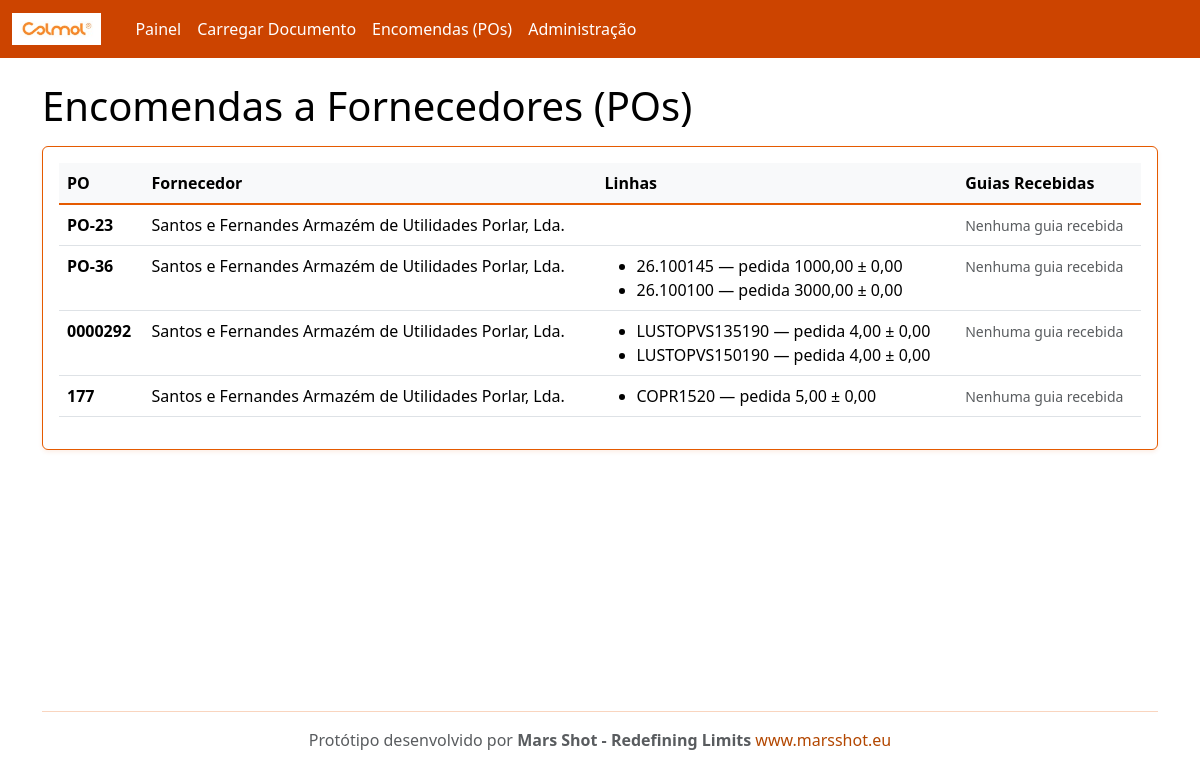
Before: /po/ with the older database file.
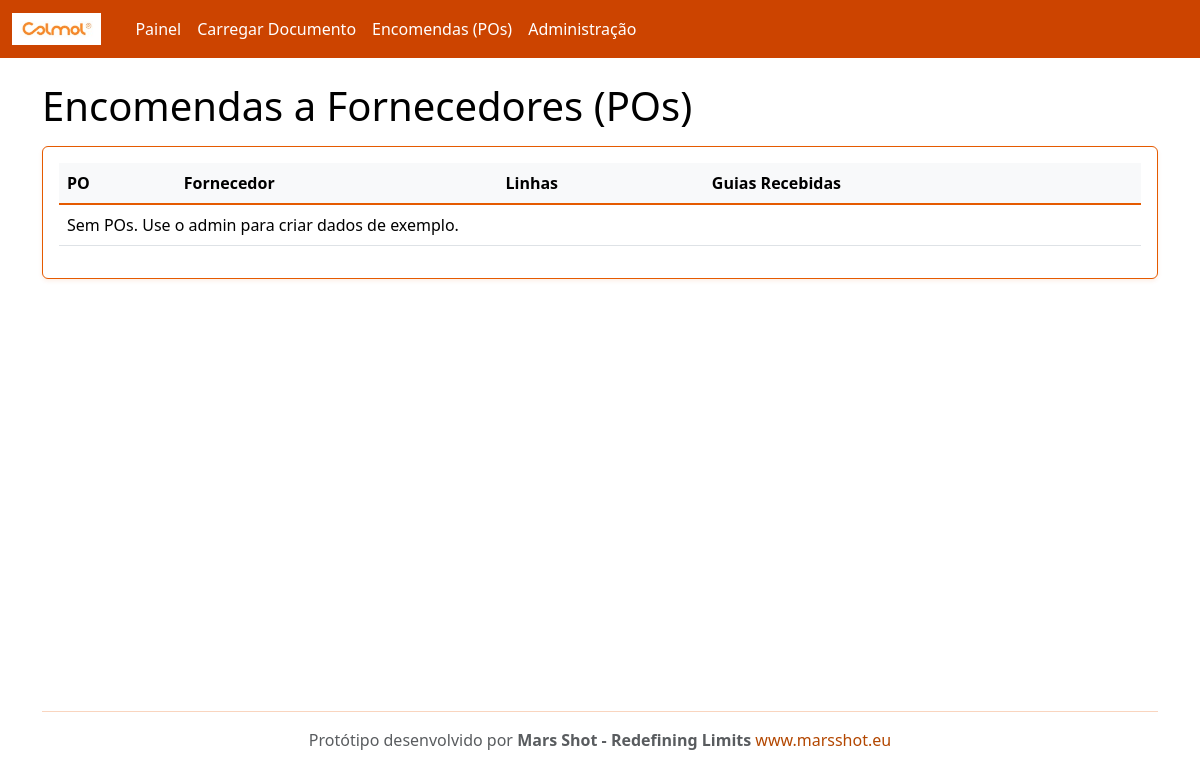
After: the same page with the newer database file.
### rececao/models.py (models this page shows, shortened)
class PurchaseOrder(models.Model):
    number = models.CharField(max_length=100, unique=True)
    supplier = models.ForeignKey(Supplier, on_delete=models.CASCADE, related_name='purchase_orders')
    created_at = models.DateTimeField(auto_now_add=True)
    @property
    def is_complete(self):
        lines = self.lines.all()
        if not lines.exists():
            return False
        return all(line.is_complete for line in lines)

class Supplier(models.Model):
    name = models.CharField(max_length=200, unique=True)
    email = models.EmailField(blank=True, null=True)
    code = models.CharField(max_length=50, unique=True)

class POLine(models.Model):
    po = models.ForeignKey(PurchaseOrder, on_delete=models.CASCADE, related_name='lines')
    internal_sku = models.CharField(max_length=120)  # código interno Colmol
    description = models.CharField(max_length=255, blank=True)
    unit = models.CharField(max_length=20, default='UN')
    qty_ordered = models.DecimalField(max_digits=12, decimal_places=2)
    qty_received = models.DecimalField(max_digits=12, decimal_places=2, default=0)
    tolerance = models.DecimalField(max_digits=6, decimal_places=2, default=0)  # tolerância admitida
    class Meta:
        unique_together = ('po','internal_sku')
    @property
    def qty_remaining(self):
        return self.qty_ordered - self.qty_received
    @property
    def is_complete(self):
        return self.qty_remaining <= 0

### rececao/views.py (the view)
# urls.py: path('po/', views.po_list, name='po_list'),
def po_list(request):
    from django.db.models import Prefetch
    from .models import InboundDocument
    pos = PurchaseOrder.objects.all().order_by('-id').prefetch_related(
        'lines',
        Prefetch(
            'inbound_docs',
            queryset=InboundDocument.objects.filter(doc_type='GR').order_by('-received_at'),
            to_attr='guias_remessa'
        )
    )
    return render(request, 'po_list.html', {'pos': pos})

### templates/po_list.html (shortened to what this page needs)
{% extends "base.html" %}
{% block content %}
<h1>Encomendas a Fornecedores (POs)</h1>
<div class="card p-3 mt-3">
  <table class="table table-hover">
    <thead><tr><th>PO</th><th>Fornecedor</th><th>Linhas</th><th>Guias Recebidas</th></tr></thead>
    <tbody>
      {% for p in pos %}
      <tr>
        <td>
          <strong>{{ p.number }}</strong>
        </td>
        <td>{{ p.supplier.name }}</td>
        <td>
          <ul class="mb-0">
          {% for l in p.lines.all %}
            <li>
              {{ l.internal_sku }} — pedida {{ l.qty_ordered|floatformat:2 }} ± {{ l.tolerance|floatformat:2 }}
            </li>
          {% endfor %}
          </ul>
        </td>
        <td>
          {% if p.guias_remessa %}
            <ul class="mb-0">
            {% for guia in p.guias_remessa %}
              <li>
                <a href="/inbound/{{ guia.id }}/" class="text-decoration-none">
                  {{ guia.get_doc_type_display }} {{ guia.number }}
                </a>
                <small class="text-muted">({{ guia.received_at|date:"d/m/Y H:i" }})</small>
                {% if guia.match_result %}
                  {% if guia.match_result.status == 'matched' %}
                    <span class="badge bg-success">✓</span>
                  {% elif guia.match_result.status == 'exceptions' %}
                    <span class="badge bg-warning">!</span>
                  {% endif %}
                {% endif %}
              </li>
            {% endfor %}
            </ul>
          {% else %}
            <small class="text-muted">Nenhuma guia recebida</small>
          {% endif %}
        </td>
      </tr>
      {% empty %}
      <tr><td colspan="4">Sem POs. Use o admin para criar dados de exemplo.</td></tr>
      {% endfor %}
    </tbody>
  </table>
</div>
{% endblock %}

### templates/base.html (shortened to what this page needs)
{% load static %}
<!doctype html>
<html lang="pt">
<head>
  <link href="https://cdn.jsdelivr.net/npm/bootstrap@5.3.3/dist/css/bootstrap.min.css" rel="stylesheet">
</head>
<body>
  <nav class="navbar navbar-expand-lg navbar-dark">
    <div class="container-fluid">
      <a class="navbar-brand d-flex align-items-center" href="/">
        <img src="{% static 'colmol-logo.png' %}" alt="Colmol" style="height: 32px; margin-right: 10px;">
      </a>
      <div class="collapse navbar-collapse" id="nav">
        <ul class="navbar-nav me-auto mb-2 mb-lg-0">
          <li class="nav-item"><a class="nav-link" href="/">Painel</a></li>
          <li class="nav-item"><a class="nav-link" href="/upload/">Carregar Documento</a></li>
          <li class="nav-item"><a class="nav-link" href="/po/">Encomendas (POs)</a></li>
          <li class="nav-item"><a class="nav-link" href="/admin/" target="_blank">Administração</a></li>
        </ul>
      </div>
    </div>
  </nav>
  <main class="container my-4">
    {% block content %}{% endblock %}
  </main>
  <footer class="container my-5">
    <hr class="border-secondary" />
    <div class="text-center">
      <p class="mb-0 text-muted">Protótipo desenvolvido por <strong>Mars Shot - Redefining Limits</strong> <a
          href="https://www.marsshot.eu" target="_blank" class="text-decoration-none">www.marsshot.eu</a></p>
    </div>
  </footer>
</body>
</html>

Changed rows visible on the page:
removed PurchaseOrder: number "PO-23", supplier.name "Santos e Fernandes Armazém de Utilidades Porlar, Lda.", shows "Nenhuma guia recebida"
removed PurchaseOrder: number "PO-36", supplier.name "Santos e Fernandes Armazém de Utilidades Porlar, Lda.", shows "Nenhuma guia recebida"
removed POLine: internal_sku "26.100145", qty_ordered "1000,00", tolerance "0,00", shown under "PO-36"
removed POLine: internal_sku "26.100100", qty_ordered "3000,00", tolerance "0,00", shown under "PO-36"
removed PurchaseOrder: number "0000292", supplier.name "Santos e Fernandes Armazém de Utilidades Porlar, Lda.", shows "Nenhuma guia recebida"
removed POLine: internal_sku "LUSTOPVS135190", qty_ordered "4,00", tolerance "0,00", shown under "0000292"
removed POLine: internal_sku "LUSTOPVS150190", qty_ordered "4,00", tolerance "0,00", shown under "0000292"
removed PurchaseOrder: number "177", supplier.name "Santos e Fernandes Armazém de Utilidades Porlar, Lda.", shows "Nenhuma guia recebida"
removed POLine: internal_sku "COPR1520", qty_ordered "5,00", tolerance "0,00", shown under "177"
Other visible differences:
text now shown: "Sem POs. Use o admin para criar dados de exemplo."
